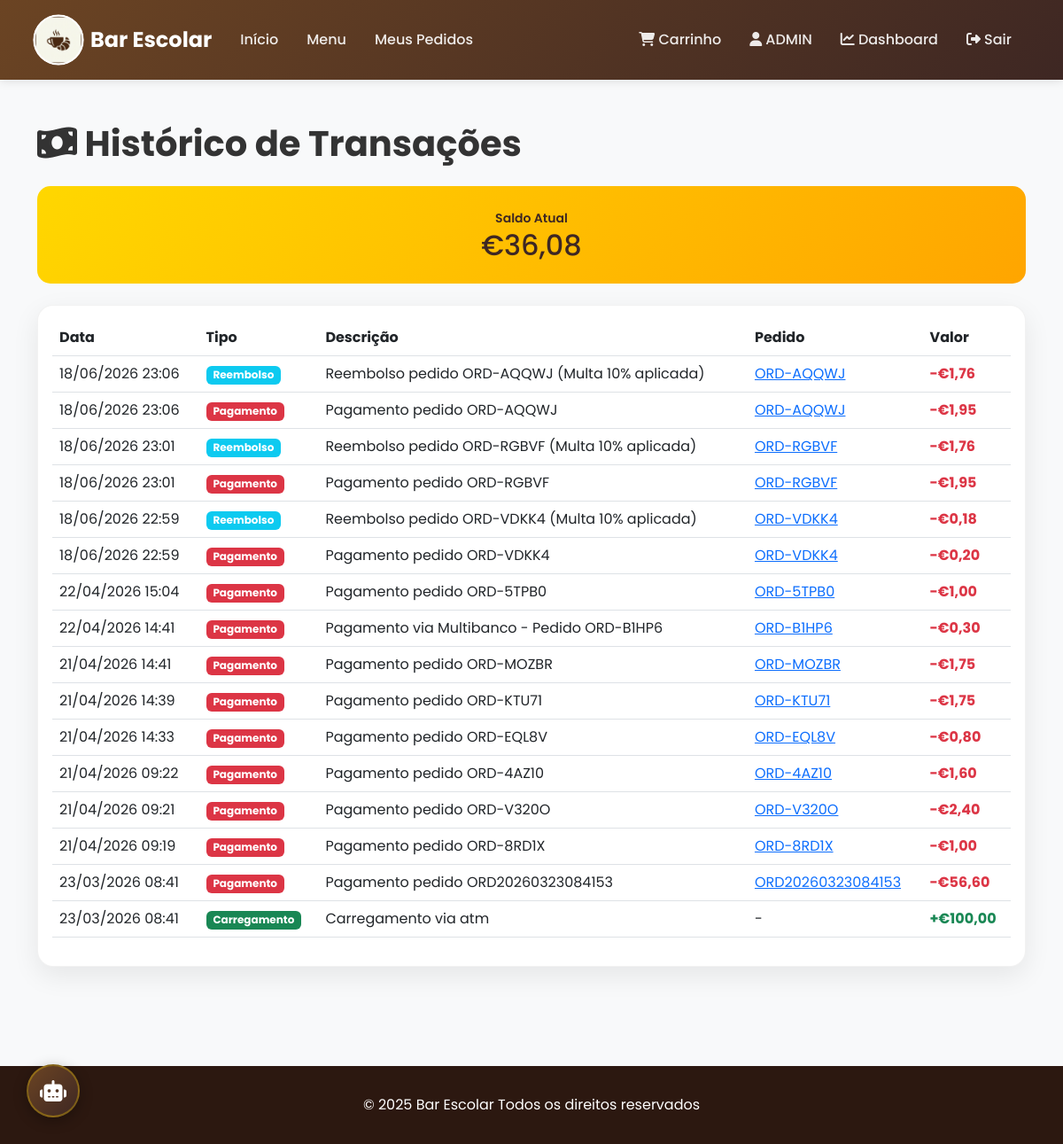
Before: /transactions/ (signed in) with the older database file.
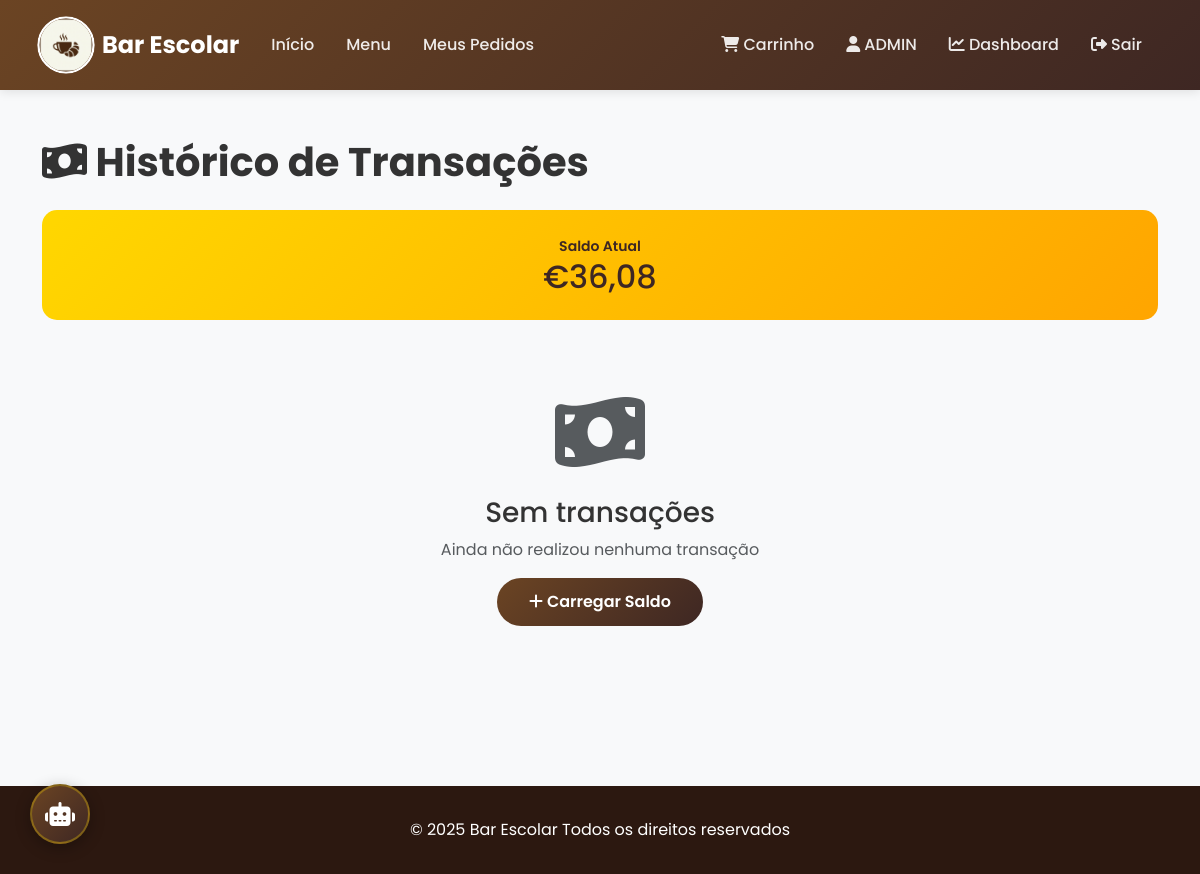
After: the same page with the newer database file.
### bar_app/models.py (models this page shows, shortened)
class Transaction(models.Model):
    TRANSACTION_TYPE_CHOICES = (
        ('topup', 'Carregamento'),
        ('payment', 'Pagamento'),
        ('refund', 'Reembolso'),
    )
    user = models.ForeignKey(User, on_delete=models.CASCADE, related_name='transactions', verbose_name='Utilizador')
    transaction_type = models.CharField(max_length=10, choices=TRANSACTION_TYPE_CHOICES, verbose_name='Tipo de Transação')
    amount = models.DecimalField(max_digits=10, decimal_places=2, verbose_name='Montante')
    order = models.ForeignKey(Order, on_delete=models.SET_NULL, null=True, blank=True, related_name='transactions', verbose_name='Pedido')
    description = models.CharField(max_length=200, verbose_name='Descrição')
    created_at = models.DateTimeField(auto_now_add=True, verbose_name='Realizada em')
    class Meta:
        verbose_name = 'Transação'
        verbose_name_plural = 'Transações'
        ordering = ['-created_at']

class Order(models.Model):
    STATUS_CHOICES = (
        ('pending', 'Pendente'),
        ('confirmed', 'Confirmado'),
        ('preparing', 'Em Preparação'),
        ('ready', 'Pronto'),
        ('delivered', 'Entregue'),
        ('cancelled', 'Cancelado'),
    )
    PAYMENT_METHOD_CHOICES = (
        ('card', 'Cartão Escolar'),
        ('atm', 'Multibanco'),
    )
    user = models.ForeignKey(User, on_delete=models.CASCADE, related_name='orders', verbose_name='Utilizador')
    order_number = models.CharField(max_length=20, unique=True, editable=False, verbose_name='Número do Pedido')
    status = models.CharField(max_length=20, choices=STATUS_CHOICES, default='pending', verbose_name='Estado')
    payment_method = models.CharField(max_length=10, choices=PAYMENT_METHOD_CHOICES, verbose_name='Método de Pagamento')
    total_amount = models.DecimalField(max_digits=10, decimal_places=2, default=0, verbose_name='Montante Total')
    scheduled_date = models.DateField(verbose_name='Data Agendada')
    scheduled_time = models.TimeField(verbose_name='Hora Agendada')
    notes = models.TextField(blank=True, verbose_name='Notas')
    is_priority = models.BooleanField(default=False, verbose_name='Prioritário')
    created_at = models.DateTimeField(auto_now_add=True, verbose_name='Criado em')
    updated_at = models.DateTimeField(auto_now=True, verbose_name='Atualizado em')
    qr_token = models.CharField(max_length=64, unique=True, blank=True, null=True, verbose_name='Token QR Code')
    picked_up_at = models.DateTimeField(blank=True, null=True, verbose_name='Levantado em')
    picked_up_by = models.ForeignKey(User, on_delete=models.SET_NULL, null=True, blank=True, related_name='picked_up_orders', verbose_name='Levantado por')
    class Meta:
        verbose_name = 'Pedido'
        verbose_name_plural = 'Pedidos'
        ordering = ['-is_priority', 'scheduled_date', 'scheduled_time', 'created_at']

### bar_app/views/orders.py (the view)
# urls.py: path('transactions/', views.transaction_list, name='transaction_list'),
@login_required
def transaction_list(request):
    transactions = Transaction.objects.filter(user=request.user)
    return render(request, 'bar_app/transaction_list.html', {'transactions': transactions})

### templates/bar_app/transaction_list.html (shortened to what this page needs)
{% extends 'base.html' %}
{% block content %}
<div class="container py-5">
    <h1 class="mb-4 fw-bold"><i class="fas fa-money-bill-wave"></i> Histórico de Transações</h1>
    <div class="balance-card mb-4 text-center">
        <small>Saldo Atual</small>
        <h2 class="mb-0">€{{ user.balance }}</h2>
    </div>
    {% if transactions %}
    <div class="card">
        <div class="card-body">
            <div class="table-responsive">
                <table class="table">
                    <thead>
                        <tr>
                            <th>Data</th>
                            <th>Tipo</th>
                            <th>Descrição</th>
                            <th>Pedido</th>
                            <th>Valor</th>
                        </tr>
                    </thead>
                    <tbody>
                        {% for transaction in transactions %}
                        <tr>
                            <td>{{ transaction.created_at|date:"d/m/Y H:i" }}</td>
                            <td>
                                {% if transaction.transaction_type == 'topup' %}
                                <span class="badge bg-success">Carregamento</span>
                                {% elif transaction.transaction_type == 'payment' %}
                                <span class="badge bg-danger">Pagamento</span>
                                {% else %}
                                <span class="badge bg-info">Reembolso</span>
                                {% endif %}
                            </td>
                            <td>{{ transaction.description }}</td>
                            <td>
                                {% if transaction.order %}
                                <a href="{% url 'bar_app:order_detail' transaction.order.pk %}">
                                    {{ transaction.order.order_number }}
                                </a>
                                {% else %}
                                -
                                {% endif %}
                            </td>
                            <td>
                                {% if transaction.transaction_type == 'topup' %}
                                <strong class="text-success">+€{{ transaction.amount }}</strong>
                                {% else %}
                                <strong class="text-danger">-€{{ transaction.amount }}</strong>
                                {% endif %}
                            </td>
                        </tr>
                        {% endfor %}
                    </tbody>
                </table>
            </div>
        </div>
    </div>
    {% else %}
    <div class="text-center py-5">
        <i class="fas fa-money-bill-wave fa-5x text-muted mb-4"></i>
        <h3>Sem transações</h3>
        <p class="text-muted">Ainda não realizou nenhuma transação</p>
        <a href="{% url 'bar_app:topup' %}" class="btn btn-primary">
            <i class="fas fa-plus"></i> Carregar Saldo
        </a>
    </div>
    {% endif %}
</div>
{% endblock %}

Changed rows visible on the page:
removed Transaction: transaction_type "Reembolso"
removed Transaction: transaction_type "Pagamento"
removed Transaction: transaction_type "Reembolso"
removed Transaction: transaction_type "Pagamento"
removed Transaction: transaction_type "Reembolso"
removed Transaction: transaction_type "Pagamento"
removed Transaction: transaction_type "Pagamento"
removed Transaction: transaction_type "Pagamento"
removed Transaction: transaction_type "Pagamento"
removed Transaction: transaction_type "Pagamento"
removed Transaction: transaction_type "Pagamento"
removed Transaction: transaction_type "Pagamento"
removed Transaction: transaction_type "Pagamento"
removed Transaction: transaction_type "Pagamento"
removed Transaction: transaction_type "Pagamento"
removed Transaction: transaction_type "Carregamento"
Other visible differences:
text no longer shown: "Data Tipo Descrição Pedido Valor"
text now shown: "Sem transações Ainda não realizou nenhuma transação Carregar Saldo"
